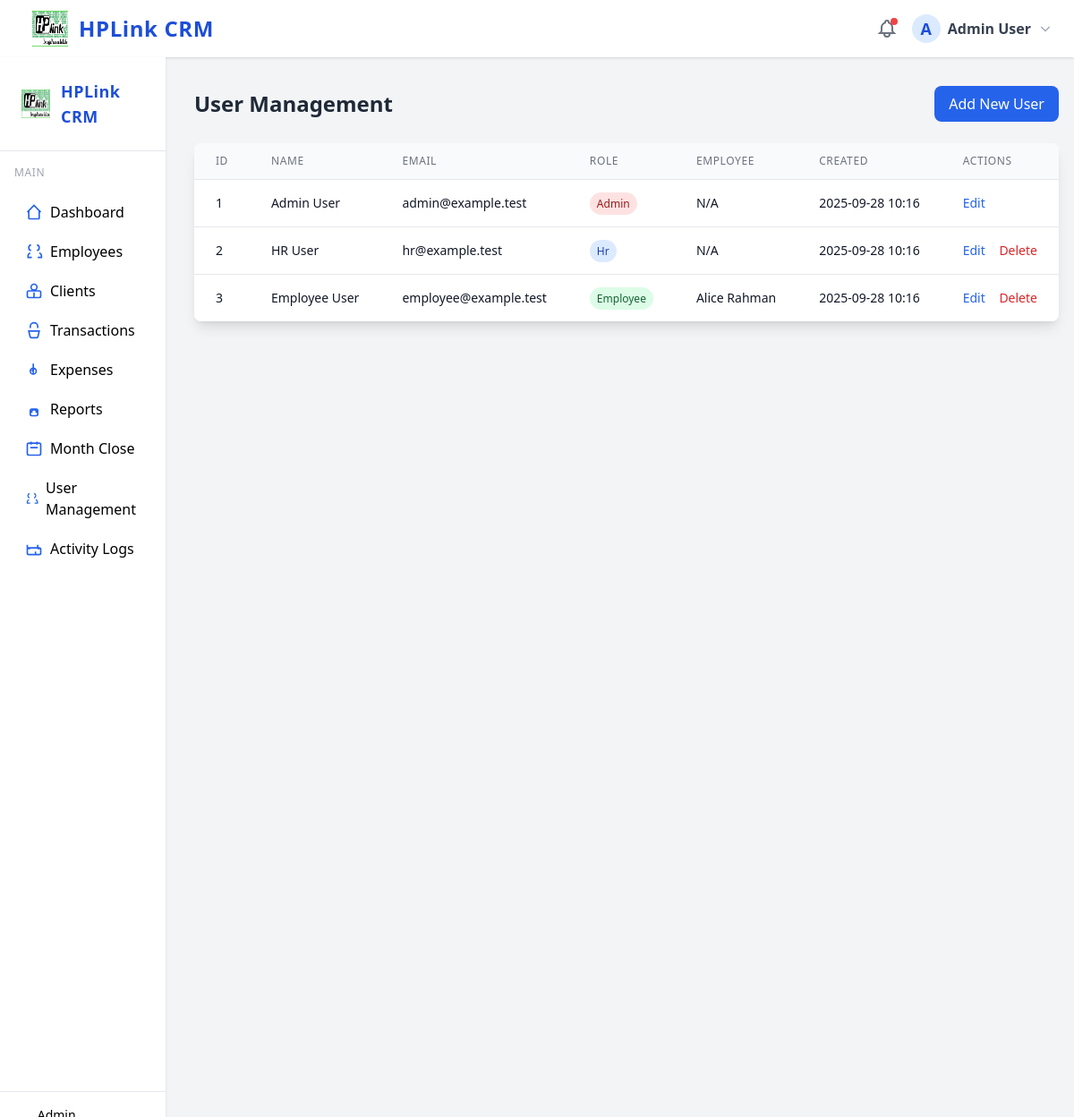
The app's page /?page=users (signed in) with its own data.
### tables this page shows
CREATE TABLE users (
  id INT UNSIGNED AUTO_INCREMENT PRIMARY KEY,
  name VARCHAR(100) NOT NULL,
  email VARCHAR(150) NOT NULL UNIQUE,
  password_hash VARCHAR(255) NOT NULL,
  role ENUM('admin','hr','employee') NOT NULL,
  employee_id INT UNSIGNED NULL,
  created_at DATETIME NOT NULL DEFAULT CURRENT_TIMESTAMP,
  INDEX idx_role (role),
  INDEX idx_employee_id (employee_id)
   
);

CREATE TABLE employees (
  id INT UNSIGNED AUTO_INCREMENT PRIMARY KEY,
  name VARCHAR(100) NOT NULL,
  phone VARCHAR(30) NOT NULL,
  email VARCHAR(150) NULL,
  base_salary DECIMAL(12,2) NOT NULL,
  joined_at DATE NOT NULL,
  notes TEXT,
  created_at DATETIME NOT NULL DEFAULT CURRENT_TIMESTAMP
);

### config.php (called while the page is built)
<?php
return [
    'db' => [
        'host' => 'localhost',
        'database' => 'crm_db',
        'username' => 'crm_user',
        'password' => 'your_db_password',
        'charset' => 'utf8mb4',
    ],
    'timezone' => 'Asia/Dhaka',
    'currency_symbol' => '৳',
    'default_month_format' => 'Y-m',
    'session_name' => 'crm_session',
    'export_path' => __DIR__ . '/storage/exports/',
    'log_path' => __DIR__ . '/storage/logs/',
];

### lib/database.php (called while the page is built, shortened)
<?php
function get_config() {
    static $config = null;
    if ($config === null) {
        $config = require __DIR__ . '/../config.php';
    }
    return $config;
}

### lib/auth.php (called while the page is built, shortened)
<?php
require_once __DIR__ . '/database.php';
function is_logged_in() {
    return isset($_SESSION['user_id']);
}
function current_user() {
    static $user = null;
    if ($user === null) {
        $db = get_db();
        $stmt = $db->prepare("SELECT * FROM users WHERE id = ?");
        $stmt->execute([$_SESSION['user_id']]);
        $user = $stmt->fetch();
    }
    return $user;
}

### lib/helpers.php (called while the page is built, shortened)
<?php
require_once __DIR__ . '/auth.php';
require_once __DIR__ . '/database.php';
function e($str) {
    return htmlspecialchars($str ?? '', ENT_QUOTES | ENT_SUBSTITUTE, 'UTF-8');
}
function format_date($dt, $fmt = 'Y-m-d H:i') {
    return date($fmt, strtotime($dt));
}

### controllers/UsersController.php (called while the page is built, shortened)
<?php
require_once __DIR__ . '/../lib/database.php';
require_once __DIR__ . '/../lib/helpers.php';
require_once __DIR__ . '/../lib/auth.php';
function users_index_page() {
    $db = get_db();
    $stmt = $db->query("SELECT u.*, e.name AS employee_name FROM users u LEFT JOIN employees e ON u.employee_id = e.id ORDER BY u.created_at DESC");
    $users = $stmt->fetchAll();
    include __DIR__ . '/../views/users/index.php';
}

### views/users/index.php (the view, shortened to what this page needs)
<div class="p-8">
    <div class="flex justify-between items-center mb-6">
        <h1 class="text-2xl font-bold text-gray-800">User Management</h1>
        <a href="?page=users&action=create" class="bg-blue-600 hover:bg-blue-700 text-white px-4 py-2 rounded-lg font-medium">
            Add New User
        </a>
    </div>
    <?php if (empty($users)): ?>
        <div class="bg-gray-50 border border-gray-200 rounded-lg p-8 text-center">
            <p class="text-gray-600 text-lg">No users found.</p>
        </div>
    <?php else: ?>
        <div class="bg-white shadow-lg rounded-lg overflow-hidden">
            <table class="min-w-full divide-y divide-gray-200">
                <thead class="bg-gray-50">
                    <tr>
                        <th class="px-6 py-3 text-left text-xs font-medium text-gray-500 uppercase tracking-wider">ID</th>
                        <th class="px-6 py-3 text-left text-xs font-medium text-gray-500 uppercase tracking-wider">Name</th>
                        <th class="px-6 py-3 text-left text-xs font-medium text-gray-500 uppercase tracking-wider">Email</th>
                        <th class="px-6 py-3 text-left text-xs font-medium text-gray-500 uppercase tracking-wider">Role</th>
                        <th class="px-6 py-3 text-left text-xs font-medium text-gray-500 uppercase tracking-wider">Employee</th>
                        <th class="px-6 py-3 text-left text-xs font-medium text-gray-500 uppercase tracking-wider">Created</th>
                        <th class="px-6 py-3 text-left text-xs font-medium text-gray-500 uppercase tracking-wider">Actions</th>
                    </tr>
                </thead>
                <tbody class="bg-white divide-y divide-gray-200">
                    <?php foreach ($users as $user): ?>
                        <tr class="hover:bg-gray-50">
                            <td class="px-6 py-4 whitespace-nowrap text-sm text-gray-900"><?= e($user['id']) ?></td>
                            <td class="px-6 py-4 whitespace-nowrap text-sm font-medium text-gray-900"><?= e($user['name']) ?></td>
                            <td class="px-6 py-4 whitespace-nowrap text-sm text-gray-900"><?= e($user['email']) ?></td>
                            <td class="px-6 py-4 whitespace-nowrap text-sm">
                                <span class="px-2 py-1 rounded-full text-xs font-medium <?= $user['role'] === 'admin' ? 'bg-red-100 text-red-800' : ($user['role'] === 'hr' ? 'bg-blue-100 text-blue-800' : 'bg-green-100 text-green-800') ?>">
                                    <?= e(ucfirst($user['role'])) ?>
                                </span>
                            </td>
                            <td class="px-6 py-4 whitespace-nowrap text-sm text-gray-900"><?= e($user['employee_name'] ?? 'N/A') ?></td>
                            <td class="px-6 py-4 whitespace-nowrap text-sm text-gray-900"><?= format_date($user['created_at']) ?></td>
                            <td class="px-6 py-4 whitespace-nowrap text-sm font-medium">
                                <a href="?page=users&action=edit&id=<?= $user['id'] ?>" class="text-blue-600 hover:text-blue-900 mr-3">Edit</a>
                                <?php if ($user['id'] != current_user()['id']): ?>
                                    <a href="?page=users&action=delete&id=<?= $user['id'] ?>" class="text-red-600 hover:text-red-900">Delete</a>
                                <?php endif; ?>
                            </td>
                        </tr>
                    <?php endforeach; ?>
                </tbody>
            </table>
        </div>
    <?php endif; ?>
</div>

### views/layout/header.php (shortened to what this page needs)
?><!DOCTYPE html>
<html lang="en">
<head>
  <script src="https://cdn.tailwindcss.com"></script>
</head>
<body class="bg-gray-100 min-h-screen">
  <header class="bg-white shadow px-6 py-3 flex items-center justify-between">
    <div class="flex items-center space-x-3">
      <img src="/assets/logo.png" alt="HPLink CRM Logo" class="h-10 w-10">
      <span class="font-bold text-2xl text-blue-700 tracking-wide">HPLink CRM</span>
    </div>
    <div class="flex items-center space-x-4">
      <button class="relative focus:outline-none group">
        <span class="absolute top-0 right-0 inline-block w-2 h-2 bg-red-500 rounded-full"></span>
      </button>
      <?php if (is_logged_in()):
        $user = current_user(); ?>
        <div class="relative group">
          <button class="flex items-center space-x-2 focus:outline-none">
            <span class="inline-block h-8 w-8 rounded-full bg-blue-100 text-blue-700 flex items-center justify-center font-bold text-lg">
              <?= strtoupper(substr($user['name'] ?? 'U', 0, 1)) ?>
            </span>
            <span class="font-semibold text-gray-700"><?= e($user['name'] ?? 'User') ?></span>
            <svg class="w-4 h-4 text-gray-400" fill="none" stroke="currentColor" stroke-width="2" viewBox="0 0 24 24"><path d="M19 9l-7 7-7-7"></path></svg>
          </button>
        </div>
      <?php else: ?>
        <a href="?page=login" class="px-4 py-2 bg-blue-600 text-white rounded hover:bg-blue-700">Login</a>
      <?php endif; ?>
    </div>
  </header>
  <div class="flex">
    <?php if (is_logged_in()): ?>
      <?php include __DIR__ . '/sidebar.php'; ?>
    <?php endif; ?>
    <main class="flex-1">

### views/layout/sidebar.php (shortened to what this page needs)
<?php
$user = current_user();
$role = $user['role'] ?? '';
?>
<aside class="w-64 bg-white shadow h-screen flex flex-col fixed md:static z-30 transform -translate-x-full md:translate-x-0 transition-transform duration-300" id="sidebar">
  <div class="p-6 border-b flex items-center space-x-3">
    <img src="/assets/logo.png" alt="Logo" class="h-8 w-8">
    <span class="font-bold text-lg text-blue-700 tracking-wide">HPLink CRM</span>
  </div>
  <nav class="flex-1 p-4">
    <div class="mb-4 text-xs text-gray-400 uppercase tracking-wider">Main</div>
    <ul class="space-y-1">
      <li>
        <a href="?page=dashboard" class="flex items-center px-3 py-2 rounded hover:bg-blue-50 transition">
          <svg class="w-5 h-5 mr-2 text-blue-600" fill="none" stroke="currentColor" stroke-width="2" viewBox="0 0 24 24"><path d="M3 12l2-2m0 0l7-7 7 7M5 10v10a1 1 0 001 1h3m10-11l2 2m-2-2v10a1 1 0 01-1 1h-3m-6 0h6"></path></svg>
          Dashboard
        </a>
      </li>
      <?php if (in_array($role, ['admin', 'hr'])): ?>
        <li>
          <a href="?page=employees" class="flex items-center px-3 py-2 rounded hover:bg-blue-50 transition">
            <svg class="w-5 h-5 mr-2 text-blue-600" fill="none" stroke="currentColor" stroke-width="2" viewBox="0 0 24 24"><path d="M17 20h5v-2a4 4 0 00-3-3.87M9 20H4v-2a4 4 0 013-3.87M16 3.13a4 4 0 010 7.75M8 3.13a4 4 0 000 7.75"></path></svg>
            Employees
          </a>
        </li>
        <li>
          <a href="?page=clients" class="flex items-center px-3 py-2 rounded hover:bg-blue-50 transition">
            <svg class="w-5 h-5 mr-2 text-blue-600" fill="none" stroke="currentColor" stroke-width="2" viewBox="0 0 24 24"><path d="M16 7a4 4 0 01-8 0 4 4 0 018 0zM12 14v7m0 0H5a2 2 0 01-2-2v-5a2 2 0 012-2h14a2 2 0 012 2v5a2 2 0 01-2 2h-7z"></path></svg>
            Clients
          </a>
        </li>
        <li>
          <a href="?page=transactions" class="flex items-center px-3 py-2 rounded hover:bg-blue-50 transition">
            <svg class="w-5 h-5 mr-2 text-blue-600" fill="none" stroke="currentColor" stroke-width="2" viewBox="0 0 24 24"><path d="M17 9V7a5 5 0 00-10 0v2M5 13h14l-1.68 7.39A2 2 0 0115.36 22H8.64a2 2 0 01-1.96-1.61L5 13z"></path></svg>
            Transactions
          </a>
        </li>
        <li>
          <a href="?page=expenses" class="flex items-center px-3 py-2 rounded hover:bg-blue-50 transition">
            <svg class="w-5 h-5 mr-2 text-blue-600" fill="none" stroke="currentColor" stroke-width="2" viewBox="0 0 24 24"><path d="M9 14l2-2m0 0l2-2m-2 2v6m0-6V4m0 6a4 4 0 100 8 4 4 0 000-8z"></path></svg>
            Expenses
          </a>
        </li>
        <li>
          <a href="?page=reports" class="flex items-center px-3 py-2 rounded hover:bg-blue-50 transition">
            <svg class="w-5 h-5 mr-2 text-blue-600" fill="none" stroke="currentColor" stroke-width="2" viewBox="0 0 24 24"><path d="M9 17v-2a2 2 0 012-2h2a2 2 0 012 2v2m-6 4h6a2 2 0 002-2v-5a2 2 0 00-2-2h-6a2 2 0 00-2 2v5a2 2 0 002 2z"></path></svg>
            Reports
          </a>
        </li>
        <li>
          <a href="?page=month_close" class="flex items-center px-3 py-2 rounded hover:bg-blue-50 transition">
            <svg class="w-5 h-5 mr-2 text-blue-600" fill="none" stroke="currentColor" stroke-width="2" viewBox="0 0 24 24"><path d="M8 7V3m8 4V3m-9 8h10M5 21h14a2 2 0 002-2V7a2 2 0 00-2-2H5a2 2 0 00-2 2v12a2 2 0 002 2z"></path></svg>
            Month Close
          </a>
        </li>
      <?php endif; ?>
      <?php if ($role === 'admin'): ?>
        <li>
          <a href="?page=users" class="flex items-center px-3 py-2 rounded hover:bg-blue-50 transition">
            <svg class="w-5 h-5 mr-2 text-blue-600" fill="none" stroke="currentColor" stroke-width="2" viewBox="0 0 24 24"><path d="M17 20h5v-2a4 4 0 00-3-3.87M9 20H4v-2a4 4 0 013-3.87M16 3.13a4 4 0 010 7.75M8 3.13a4 4 0 000 7.75"></path></svg>
            User Management
          </a>
        </li>
        <li>
          <a href="?page=activity_logs" class="flex items-center px-3 py-2 rounded hover:bg-blue-50 transition">
            <svg class="w-5 h-5 mr-2 text-blue-600" fill="none" stroke="currentColor" stroke-width="2" viewBox="0 0 24 24"><path d="M3 7v4a1 1 0 001 1h3m10-5v4a1 1 0 001 1h3m-7 4v4m0 0H5a2 2 0 01-2-2v-5a2 2 0 012-2h14a2 2 0 012 2v5a2 2 0 01-2 2h-7z"></path></svg>
            Activity Logs
          </a>
        </li>
      <?php endif; ?>
    </ul>
  </nav>
  <div class="p-4 border-t text-sm flex items-center space-x-2">
    <span><?=e($user['name'])?> (<?=e($role)?>)</span>
  </div>
</aside>

### index.php (shortened to what this page needs)
<?php
require_once __DIR__ . '/lib/database.php';
require_once __DIR__ . '/lib/auth.php';
require_once __DIR__ . '/lib/helpers.php';
$page = $_GET['page'] ?? 'dashboard';
include __DIR__ . '/views/layout/header.php';
switch ($page) {
    case 'users':
        require_once __DIR__ . '/controllers/UsersController.php';
        $action = $_GET['action'] ?? 'index';
        switch ($action) {
            case 'index':
                users_index_page();
                break;
        }
        break;
}
include __DIR__ . '/views/layout/footer.php';

### views/layout/footer.php (shortened to what this page needs)
    </main>
  </div>
</body>
</html>

### records on screen
users: name "A", name "Admin User", id "1", email "admin@example.test", role "Admin", employee_name "N/A", created_at "2025-09-28 10:16"
users: id "2", name "HR User", email "hr@example.test", role "Hr", employee_name "N/A", created_at "2025-09-28 10:16"
users: id "3", name "Employee User", email "employee@example.test", role "Employee", employee.name "Alice Rahman", created_at "2025-09-28 10:16"
